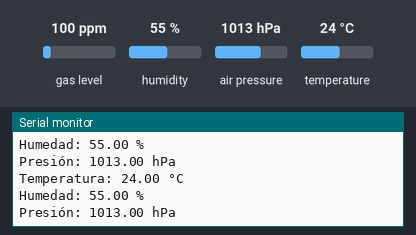
Simulated run of this sketch. Board: ESP32. On the bench: the last lines printed to the serial monitor. Inputs (shaded band) come from the test bench; at power-on: humidity 55 %, air pressure 1013 hPa, temperature 24 °C, gas level 100 ppm.

Above: at 3.1 s.
3.2 s: humidity set to 22 %
At 5.7 s:
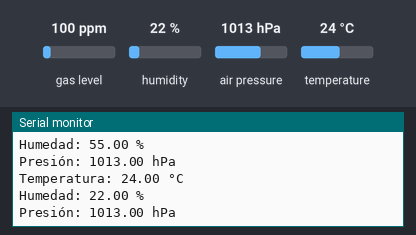
6.1 s: air pressure set to 952 hPa
At 7.1 s:
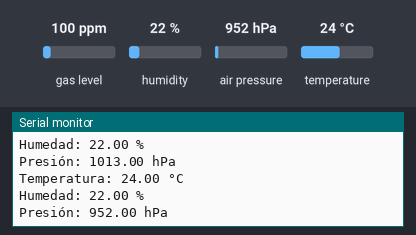
9.0 s: temperature set to 12 °C
At 11.8 s:
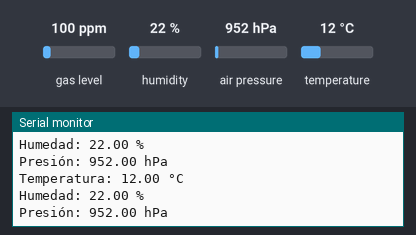

The sketch:

Sensor_bme680.ino
```cpp
#include <Wire.h>
#include <Adafruit_Sensor.h>
#include <Adafruit_BME680.h>

#define BME_SDA 21
#define BME_SCL 22

Adafruit_BME680 bme;

void setup() {
  Serial.begin(9600);
  Wire.begin(BME_SDA, BME_SCL);

  if (!bme.begin()) {
    Serial.println("No se pudo encontrar el sensor BME680. Verifique las conexiones.");
    while (1);
  }

  // Configurar el sensor BME680
  bme.setTemperatureOversampling(BME680_OS_8X);
  bme.setHumidityOversampling(BME680_OS_2X);
  bme.setPressureOversampling(BME680_OS_4X);
  bme.setIIRFilterSize(BME680_FILTER_SIZE_3);
  bme.setGasHeater(320, 150); // Duración del calentador en ms (320 ms) y temperatura en grados Celsius (150 °C)
}

void loop() {
  if (bme.performReading()) {
    float temperature = bme.temperature;
    float humidity = bme.humidity;
    float pressure = bme.pressure / 100.0; // Dividir por 100 para convertir de Pa a hPa

    Serial.print("Temperatura: ");
    Serial.print(temperature);
    Serial.println(" °C");

    Serial.print("Humedad: ");
    Serial.print(humidity);
    Serial.println(" %");

    Serial.print("Presión: ");
    Serial.print(pressure);
    Serial.println(" hPa");
  } else {
    Serial.println("Error al leer el sensor BME680");
  }

  delay(2000);
}
```

Measured:
- after the input at 3.2 s, the serial monitor: prints a new line after 1.3 s (image 1)
- after the input at 6.1 s, the serial monitor: prints a new line after 0.52 s (image 2)
- after the input at 9.0 s, the serial monitor: prints a new line after 1.9 s (image 3)
